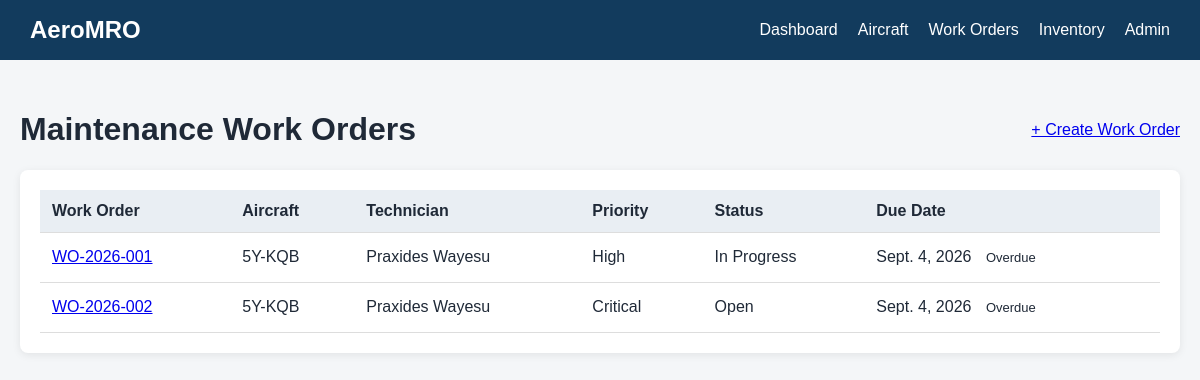
Screenshot of /work-orders/ with the database file from the repository.
### fleet/models.py (models this page shows, shortened)
class WorkOrder(models.Model):
    class Priority(models.TextChoices):
        LOW = "LOW", "Low"
        MEDIUM = "MEDIUM", "Medium"
        HIGH = "HIGH", "High"
        CRITICAL = "CRITICAL", "Critical"
    class Status(models.TextChoices):
        OPEN = "OPEN", "Open"
        IN_PROGRESS = "IN_PROGRESS", "In Progress"
        COMPLETED = "COMPLETED", "Completed"
        CANCELLED = "CANCELLED", "Cancelled"
    work_order_number = models.CharField(max_length=20, unique=True)
    work_order_description = models.TextField()
    aircraft = models.ForeignKey(
        Aircraft, on_delete=models.PROTECT, related_name="work_orders"
    )
    technician = models.ForeignKey(
        Technician, on_delete=models.PROTECT, related_name="work_orders"
    )
    parts = models.ManyToManyField(
        "Part", through="WorkOrderPart", related_name="work_orders", blank=True
    )
    priority = models.CharField(
        choices=Priority.choices, max_length=20, default=Priority.MEDIUM
    )
    status = models.CharField(
        choices=Status.choices, max_length=20, default=Status.OPEN
    )
    scheduled_date = models.DateField()  # when to perform the work
    due_date = models.DateField()
    estimated_hours = models.DecimalField(
        max_digits=6, decimal_places=2, default=Decimal("0.00")
    )
    actual_hours = models.DecimalField(
        max_digits=6, decimal_places=2, default=Decimal("0.00")
    )
    created_at = models.DateTimeField(default=timezone.now)
    updated_at = models.DateTimeField(auto_now=True)
    @property
    def is_overdue(self):
        return self.due_date < timezone.localdate() and self.status not in {
            self.Status.COMPLETED,
            self.Status.CANCELLED,
        }

class Aircraft(models.Model):
    class Status(models.TextChoices):
        ON_GROUND = "ON_GROUND", "On Ground (Available)"
        IN_FLIGHT = "IN_FLIGHT", "In Flight"
        MAINTENANCE = "MAINTENANCE", "Maintenance"
        GROUNDED = "GROUNDED", "Grounded"
        RETIRED = "RETIRED", "Retired / Decommissioned"
    tail_number = models.CharField(
        max_length=20, unique=True
    )  # plane license plate given by aviation authority
    manufacturer_serial_number = models.CharField(
        max_length=20
    )  # permanent builder assigned ID
    aircraft_type = models.CharField(
        max_length=50
    )  # specify distinct models for air traffic control and flight planning
    fuel_on_board_kg = models.DecimalField(
        max_digits=10, decimal_places=2, default=Decimal("0.00")
    )
    flight_hours = models.DecimalField(
        max_digits=10, decimal_places=2, default=Decimal("0.00")
    )  # time an aircraft has spent from the moment its wheels leave the ground during takeoff to the moment they touch down upon landing
    flight_cycles = (
        models.PositiveIntegerField()
    )  # one complete takeoff and landing sequence
    last_maintenance = models.DateField(null=True, blank=True)
    next_maintenance = models.DateField(null=True, blank=True)
    created_at = models.DateTimeField(auto_now_add=True)
    updated_at = models.DateTimeField(auto_now=True)
    seat_map = models.JSONField(
        default=dict, blank=True
    )  # identifies seat layout inside an aircraft
    status = models.CharField(
        max_length=20, choices=Status.choices, default=Status.ON_GROUND
    )

class Technician(models.Model):
    class Specialization(models.TextChoices):
        AIRFRAME = "AIRFRAME", "Airframe & Structural Mechanics"
        AVIONICS = "AVIONICS", "Avionics & Electrical Systems"
        POWERPLANT = "POWERPLANT", "Powerplant & Propulsion"
        HYDRAULICS = "HYDRAULICS", "Hydraulics & Mechanical Systems"
        GENERAL = "GENERAL", "General"
    class Availability(models.TextChoices):
        AVAILABLE = "AVAILABLE", "Available"
        BUSY = "BUSY", "Busy"
        LEAVE = "LEAVE", "On Leave"
        INACTIVE = "INACTIVE", "Inactive"
    technician_name = models.CharField(max_length=100, default="Unknown Technician")
    technician_specialization = models.CharField(
        choices=Specialization.choices, max_length=20, default=Specialization.GENERAL
    )
    technician_number = models.CharField(max_length=20, unique=True, default="TECH-000")
    technician_availability = models.CharField(
        choices=Availability.choices, max_length=20, default=Availability.AVAILABLE
    )
    created_at = models.DateTimeField(default=timezone.now)
    updated_at = models.DateTimeField(auto_now=True)

### fleet/views.py (the view)
def work_order_list(request):
    work_orders = WorkOrder.objects.all().order_by("due_date")
    return render(
        request,
        "fleet/work_order_list.html",
        {
            "work_orders": work_orders,
        },
    )

### fleet/templates/fleet/work_order_list.html (shortened to what this page needs)
{% extends "fleet/base.html" %}
{% block content %}
<div style="display: flex; justify-content: space-between; align-items: center;">
    <h1>Maintenance Work Orders</h1>
    <a href="{% url 'work_order_create' %}">
        + Create Work Order
    </a>
</div>
<div class="card">
    <table>
        <thead>
            <tr>
                <th>Work Order</th>
                <th>Aircraft</th>
                <th>Technician</th>
                <th>Priority</th>
                <th>Status</th>
                <th>Due Date</th>
            </tr>
        </thead>
        <tbody>
            {% for work_order in work_orders %}
                <tr>
                    <td>
                        <a href="{% url 'work_order_detail' work_order.id %}">
                            {{ work_order.work_order_number }}
                        </a>
                    </td>
                    <td>
                        {{ work_order.aircraft.tail_number }}
                    </td>
                    <td>
                        {{ work_order.technician.technician_name }}
                    </td>
                    <td>
                        {{ work_order.get_priority_display }}
                    </td>
                    <td>
                        {{ work_order.get_status_display }}
                    </td>
                    <td>
                        {{ work_order.due_date }}
                        {% if work_order.is_overdue %}
                            <span class="badge">
                                Overdue
                            </span>
                        {% endif %}
                    </td>
                </tr>
            {% empty %}
                <tr>
                    <td colspan="6">
                        No work orders found.
                    </td>
                </tr>
            {% endfor %}
        </tbody>
    </table>
</div>
{% endblock %}

### fleet/static/fleet/style.css (style rules this page uses)
* { box-sizing: border-box; }
body { margin: 0; font-family: Arial, sans-serif; background: #f4f6f8; color: #1f2937; }
.card { background: white; border-radius: 8px; padding: 20px; margin-bottom: 20px; box-shadow: 0 2px 8px rgba(0, 0, 0, 0.08); }
table { width: 100%; border-collapse: collapse; background: white; }
th, td { padding: 12px; text-align: left; border-bottom: 1px solid #ddd; }
th { background: #e9eef3; }
.badge { display: inline-block; padding: 5px 10px; border-radius: 12px; font-size: 13px; }

### rows the page displays
WorkOrder: work_order_number "WO-2026-001", aircraft.tail_number "5Y-KQB", technician.technician_name "Praxides Wayesu", priority "High", status "In Progress", due_date "Sept. 4, 2026", shows "Overdue"
WorkOrder: work_order_number "WO-2026-002", aircraft.tail_number "5Y-KQB", technician.technician_name "Praxides Wayesu", priority "Critical", status "Open", due_date "Sept. 4, 2026", shows "Overdue"
